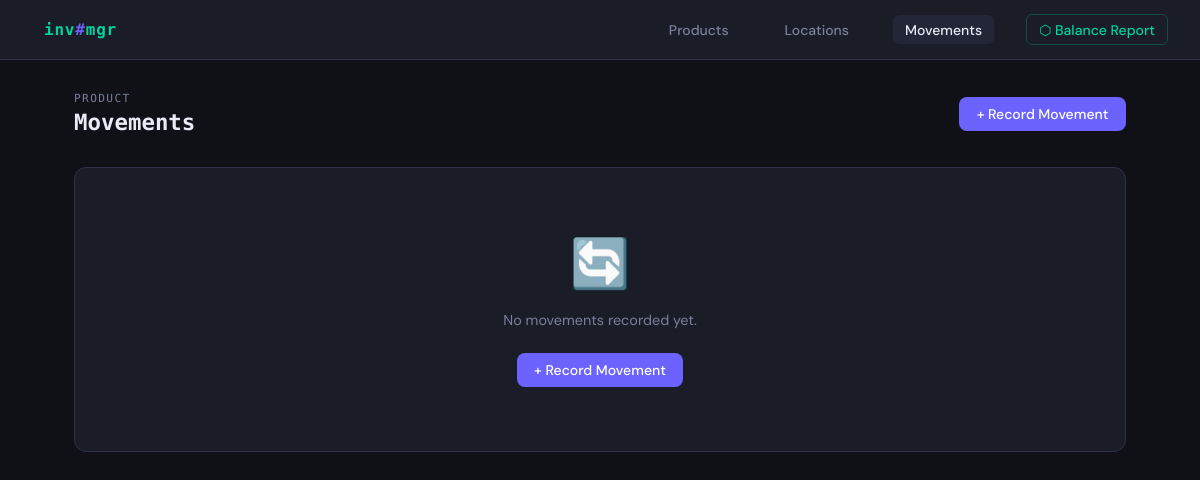
Page /movements on the earlier database version.
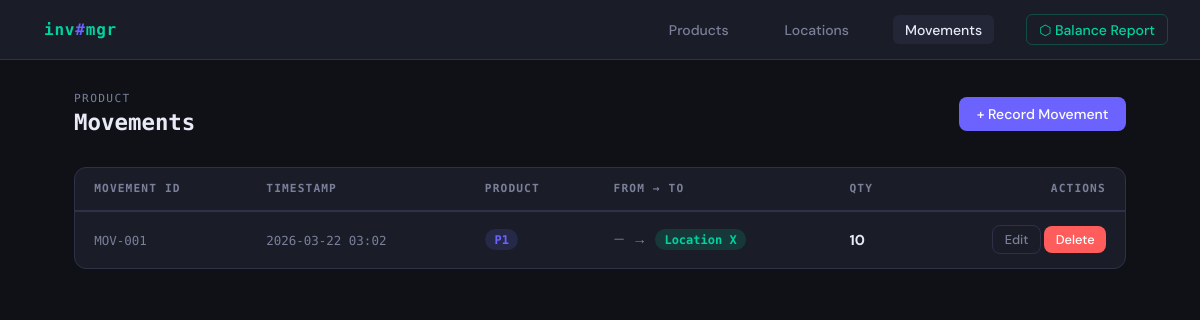
Same page on the later database version.
### app.py (models this page shows, shortened)
class ProductMovement(db.Model):
    movement_id   = db.Column(db.String(50), primary_key=True)
    timestamp     = db.Column(db.DateTime, default=datetime.utcnow)
    from_location = db.Column(db.String(50), db.ForeignKey('location.location_id'), nullable=True)
    to_location   = db.Column(db.String(50), db.ForeignKey('location.location_id'), nullable=True)
    product_id    = db.Column(db.String(50), db.ForeignKey('product.product_id'), nullable=False)
    qty           = db.Column(db.Integer, nullable=False)

### app.py (the view)
@app.route('/movements')
def movements():
    all_movements = ProductMovement.query.order_by(ProductMovement.timestamp.desc()).all()
    return render_template('movements.html', movements=all_movements)

### templates/movements.html (shortened to what this page needs)
{% extends 'base.html' %}
{% block content %}
<div class="page-header">
  <h1><span class="label">Product</span>Movements</h1>
  <a href="{{ url_for('add_movement') }}" class="btn btn-primary">+ Record Movement</a>
</div>
<div class="card">
  {% if movements %}
  <table>
    <thead>
      <tr>
        <th>Movement ID</th>
        <th>Timestamp</th>
        <th>Product</th>
        <th>From → To</th>
        <th>Qty</th>
        <th style="text-align:right">Actions</th>
      </tr>
    </thead>
    <tbody>
      {% for m in movements %}
      <tr>
        <td><span class="ts">{{ m.movement_id }}</span></td>
        <td><span class="ts">{{ m.timestamp.strftime('%Y-%m-%d %H:%M') }}</span></td>
        <td><span class="badge badge-purple">{{ m.product_id }}</span></td>
        <td>
          {% if m.from_location %}
            <span class="badge badge-orange">{{ m.from_location }}</span>
          {% else %}
            <span style="color:var(--muted);font-size:0.8rem">—</span>
          {% endif %}
          <span class="arrow">→</span>
          {% if m.to_location %}
            <span class="badge badge-green">{{ m.to_location }}</span>
          {% else %}
            <span style="color:var(--muted);font-size:0.8rem">—</span>
          {% endif %}
        </td>
        <td><strong>{{ m.qty }}</strong></td>
        <td style="text-align:right">
          <a href="{{ url_for('edit_movement', movement_id=m.movement_id) }}" class="btn btn-outline btn-sm">Edit</a>
          <form method="POST" action="{{ url_for('delete_movement', movement_id=m.movement_id) }}" style="display:inline"
                onsubmit="return confirm('Delete movement {{ m.movement_id }}?')">
            <button class="btn btn-danger btn-sm">Delete</button>
          </form>
        </td>
      </tr>
      {% endfor %}
    </tbody>
  </table>
  {% else %}
  <div class="empty">
    <div class="icon">🔄</div>
    <p>No movements recorded yet.</p>
    <a href="{{ url_for('add_movement') }}" class="btn btn-primary">+ Record Movement</a>
  </div>
  {% endif %}
</div>
{% endblock %}

### templates/base.html (shortened to what this page needs)
<!DOCTYPE html>
<html lang="en">
<head>
</head>
<body>
<nav>
  <a class="nav-brand" href="{{ url_for('index') }}">inv<span>#</span>mgr</a>
  <a href="{{ url_for('products') }}"  {% if request.endpoint and 'product' in request.endpoint %}class="active"{% endif %}>Products</a>
  <a href="{{ url_for('locations') }}" {% if request.endpoint and 'location' in request.endpoint %}class="active"{% endif %}>Locations</a>
  <a href="{{ url_for('movements') }}" {% if request.endpoint and 'movement' in request.endpoint %}class="active"{% endif %}>Movements</a>
  <a href="{{ url_for('report') }}"    class="report-link {% if request.endpoint == 'report' %}active{% endif %}">⬡ Balance Report</a>
</nav>
<div class="container">
  {% block content %}{% endblock %}
</div>
</body>
</html>

### templates/base.html (style rules this page uses)
:root { --bg: #0f1117; --surface: #1a1d27; --surface2: #232636; --border: #2e3148; --accent: #6c63ff; --accent2: #00d2a0; --danger: #ff5c5c; --warning: #ffb547; --text: #e8eaf6; --muted: #7a7f9a; --mono: 'Space Mono', monospace; --sans: 'DM Sans', sans-serif; }
* { box-sizing: border-box; margin: 0; padding: 0; }
body { background: var(--bg); color: var(--text); font-family: var(--sans); min-height: 100vh; }
nav { background: var(--surface); border-bottom: 1px solid var(--border); padding: 0 2rem; display: flex; align-items: center; gap: 2rem; height: 60px; position: sticky; top: 0; z-index: 100; }
.nav-brand { font-family: var(--mono); font-weight: 700; font-size: 1rem; color: var(--accent2); letter-spacing: 0.05em; text-decoration: none; margin-right: auto; }
.nav-brand span { color: var(--accent); }
nav a { color: var(--muted); text-decoration: none; font-size: 0.875rem; font-weight: 500; padding: 0.35rem 0.75rem; border-radius: 6px; transition: all 0.15s; }
nav a:hover, nav a.active { background: var(--surface2); color: var(--text); }
nav a.report-link { color: var(--accent2); border: 1px solid rgba(0,210,160,0.25); }
.container { max-width: 1100px; margin: 0 auto; padding: 2rem 1.5rem; }
.page-header { display: flex; align-items: center; justify-content: space-between; margin-bottom: 2rem; }
.page-header h1 { font-family: var(--mono); font-size: 1.4rem; font-weight: 700; color: var(--text); }
.page-header h1 .label { display: block; font-size: 0.7rem; color: var(--muted); font-weight: 400; letter-spacing: 0.12em; text-transform: uppercase; margin-bottom: 4px; }
.btn { display: inline-flex; align-items: center; gap: 0.4rem; padding: 0.5rem 1.1rem; border-radius: 8px; border: none; font-family: var(--sans); font-size: 0.875rem; font-weight: 500; cursor: pointer; text-decoration: none; transition: all 0.15s; }
.btn-primary { background: var(--accent); color: #fff; }
.btn-danger { background: var(--danger); color: #fff; }
.btn-outline { background: transparent; border: 1px solid var(--border); color: var(--muted); }
.btn-sm { padding: 0.3rem 0.7rem; font-size: 0.8rem; }
.card { background: var(--surface); border: 1px solid var(--border); border-radius: 12px; overflow: hidden; }
table { width: 100%; border-collapse: collapse; }
thead tr { border-bottom: 2px solid var(--border); }
th { text-align: left; padding: 0.9rem 1.2rem; font-family: var(--mono); font-size: 0.7rem; text-transform: uppercase; letter-spacing: 0.1em; color: var(--muted); }
td { padding: 0.85rem 1.2rem; border-bottom: 1px solid var(--border); font-size: 0.9rem; }
tbody tr:last-child td { border-bottom: none; }
.badge { display: inline-block; padding: 0.2rem 0.6rem; border-radius: 20px; font-size: 0.75rem; font-weight: 600; font-family: var(--mono); }
.badge-green { background: rgba(0,210,160,0.15); color: var(--accent2); }
.badge-purple { background: rgba(108,99,255,0.15); color: var(--accent); }
.ts { font-family: var(--mono); font-size: 0.78rem; color: var(--muted); }
.arrow { color: var(--muted); padding: 0 4px; }

Differences in the rows shown:
added ProductMovement: movement_id "MOV-001", timestamp "2026-03-22 03:02", product_id "P1", to_location "Location X", qty "10"
Other differences:
text no longer shown: "🔄 No movements recorded yet. + Record Movement"
text now shown: "MOVEMENT ID TIMESTAMP PRODUCT FROM → TO QTY ACTIONS"
